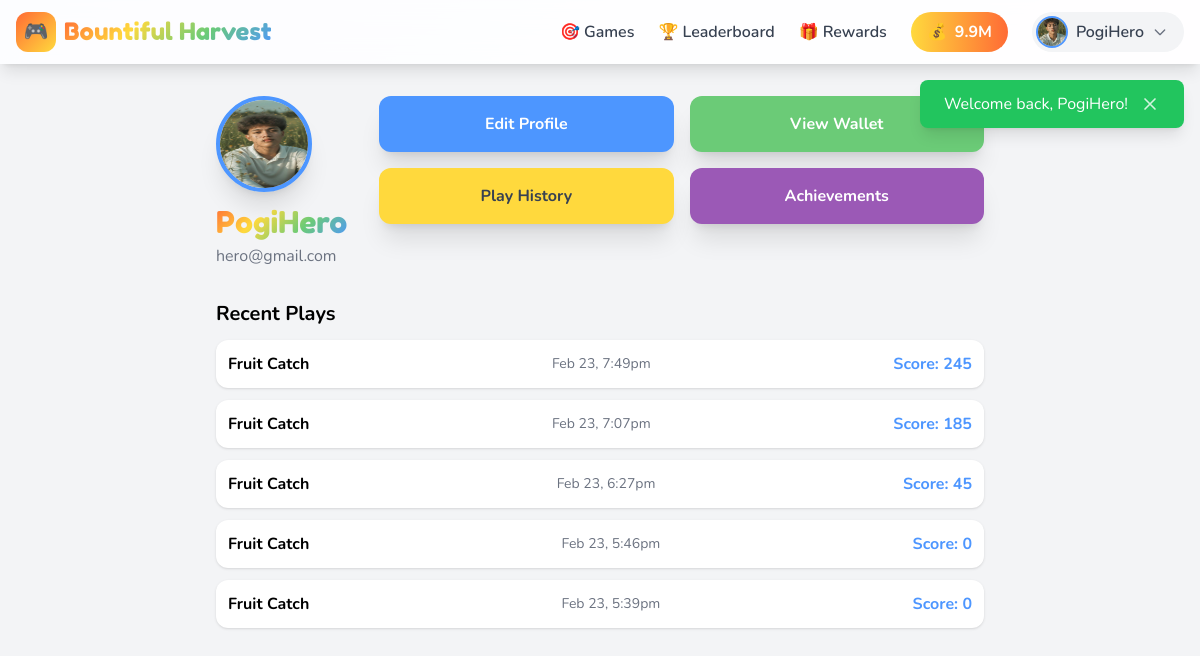
Page /profile/index.php (signed in) on the committed database.
### tables this page shows
CREATE TABLE `wallet` (
  `id` int(10) UNSIGNED NOT NULL,
  `user_id` int(10) UNSIGNED NOT NULL,
  `balance` int(10) UNSIGNED DEFAULT 0,
  `total_earned` int(10) UNSIGNED DEFAULT 0,
  `total_spent` int(10) UNSIGNED DEFAULT 0,
  `last_transaction_at` timestamp NULL DEFAULT NULL,
  `created_at` timestamp NOT NULL DEFAULT current_timestamp(),
  `updated_at` timestamp NOT NULL DEFAULT current_timestamp() ON UPDATE current_timestamp()
);

CREATE TABLE `users` (
  `id` int(10) UNSIGNED NOT NULL,
  `username` varchar(50) NOT NULL,
  `email` varchar(100) NOT NULL,
  `password` varchar(255) NOT NULL,
  `role` enum('player','admin') DEFAULT 'player',
  `avatar` varchar(255) DEFAULT 'default-avatar.png',
  `status` enum('active','banned','suspended') DEFAULT 'active',
  `email_verified_at` timestamp NULL DEFAULT NULL,
  `remember_token` varchar(100) DEFAULT NULL,
  `last_login` timestamp NULL DEFAULT NULL,
  `login_attempts` int(10) UNSIGNED DEFAULT 0,
  `locked_until` timestamp NULL DEFAULT NULL,
  `created_at` timestamp NOT NULL DEFAULT current_timestamp(),
  `updated_at` timestamp NOT NULL DEFAULT current_timestamp() ON UPDATE current_timestamp()
);

CREATE TABLE `scores` (
  `id` bigint(20) UNSIGNED NOT NULL,
  `user_id` int(10) UNSIGNED NOT NULL,
  `game_id` int(10) UNSIGNED NOT NULL,
  `score` int(10) UNSIGNED NOT NULL DEFAULT 0,
  `points_earned` int(10) UNSIGNED DEFAULT 0,
  `play_time` int(10) UNSIGNED DEFAULT 0,
  `completed` tinyint(1) DEFAULT 0,
  `game_data` longtext DEFAULT NULL CHECK (json_valid(`game_data`)),
  `ip_address` varchar(45) DEFAULT NULL,
  `user_agent` varchar(500) DEFAULT NULL,
  `session_token` varchar(64) DEFAULT NULL,
  `validated` tinyint(1) DEFAULT 0,
  `created_at` timestamp NOT NULL DEFAULT current_timestamp()
);

CREATE TABLE `games` (
  `id` int(10) UNSIGNED NOT NULL,
  `title` varchar(100) NOT NULL,
  `slug` varchar(100) NOT NULL,
  `description` text DEFAULT NULL,
  `instructions` text DEFAULT NULL,
  `thumbnail` varchar(255) NOT NULL DEFAULT 'default-game.png',
  `game_file` varchar(255) NOT NULL,
  `category` enum('action','puzzle','word','memory','quiz','arcade') DEFAULT 'arcade',
  `points_reward` int(10) UNSIGNED DEFAULT 10,
  `points_multiplier` decimal(3,2) DEFAULT 1.00,
  `difficulty` enum('easy','medium','hard') DEFAULT 'medium',
  `min_score_for_points` int(10) UNSIGNED DEFAULT 0,
  `max_plays_per_day` int(10) UNSIGNED DEFAULT 10,
  `play_count` int(10) UNSIGNED DEFAULT 0,
  `status` enum('active','inactive','maintenance') DEFAULT 'active',
  `featured` tinyint(1) DEFAULT 0,
  `sort_order` int(10) UNSIGNED DEFAULT 0,
  `created_at` timestamp NOT NULL DEFAULT current_timestamp(),
  `updated_at` timestamp NOT NULL DEFAULT current_timestamp() ON UPDATE current_timestamp()
);

### includes/functions.php (called while the page is built, shortened)
<?php
function baseUrl(string $path = ''): string {
    return rtrim(APP_URL, '/') . '/' . ltrim($path, '/');
}
function asset(string $path): string {
    return baseUrl('assets/' . ltrim($path, '/'));
}
function e(string $string): string {
    return htmlspecialchars($string, ENT_QUOTES, 'UTF-8');
}
function formatNumber(int $number): string {
    if ($number >= 1000000) {
        return round($number / 1000000, 1) . 'M';
    }
    return (string) $number;
}

### includes/auth.php (called while the page is built, shortened)
<?php
class Auth {
    private static ?array $user = null;
    public static function check(): bool {
        if (isset($_SESSION['user_id'])) {
            return true;
        }
        return false;
    }
    public static function user(): ?array {
        if (self::$user === null) {
            self::$user = Database::fetch(
                "SELECT u.*, w.balance as wallet_balance
                 FROM users u
                 LEFT JOIN wallet w ON u.id = w.user_id
                 WHERE u.id = ?",
                [$_SESSION['user_id']]
            );
        }
        return self::$user;
    }
}

### includes/database.php (called while the page is built, shortened)
<?php
class Database {
    private static ?PDO $instance = null;
    public static function getConnection(): PDO {
        if (self::$instance === null) {
            try {
                $dsn = sprintf(
                    "mysql:host=%s;dbname=%s;charset=%s",
                    DB_HOST,
                    DB_NAME,
                    DB_CHARSET
                );
                $options = [
                    PDO::ATTR_ERRMODE => PDO::ERRMODE_EXCEPTION,
                    PDO::ATTR_DEFAULT_FETCH_MODE => PDO::FETCH_ASSOC,
                    PDO::ATTR_EMULATE_PREPARES => false,
                    PDO::MYSQL_ATTR_INIT_COMMAND => "SET NAMES utf8mb4 COLLATE utf8mb4_unicode_ci"
                ];
                self::$instance = new PDO($dsn, DB_USER, DB_PASS, $options);
            } catch (PDOException $e) {
                if (APP_DEBUG) {
                    die("Database Connection Error: " . $e->getMessage());
                } else {
                    error_log("Database Connection Error: " . $e->getMessage());
                    die("A database error occurred. Please try again later.");
                }
            }
        }
        return self::$instance;
    }
    public static function db(): PDO {
        return self::getConnection();
    }
    public static function query(string $sql, array $params = []): PDOStatement {
        $stmt = self::db()->prepare($sql);
        $stmt->execute($params);
        return $stmt;
    }
    public static function fetch(string $sql, array $params = []): ?array {
        $result = self::query($sql, $params)->fetch();
        return $result ?: null;
    }
    public static function fetchAll(string $sql, array $params = []): array {
        return self::query($sql, $params)->fetchAll();
    }
}

### profile/index.php (the view, shortened to what this page needs)
<?php
require_once __DIR__.'/../includes/header.php';
$user = Auth::user();
$recentPlays = Database::fetchAll(
    "SELECT s.*, g.title as game_title FROM scores s JOIN games g ON s.game_id=g.id WHERE s.user_id=? ORDER BY s.created_at DESC LIMIT 5",
    [$user['id']]
);
?>
<div class="min-h-screen py-8 px-4 bg-gray-100">
    <div class="max-w-3xl mx-auto">
        <div class="flex flex-col md:flex-row gap-8 items-start mb-8">
            <div>
                <img src="<?= asset('images/avatars/' . ($user['avatar'] ?? 'default-avatar.png')) ?>" alt="Avatar"
                    class="w-24 h-24 rounded-full border-4 border-friv-blue shadow-xl mb-3">
                <h1 class="font-game text-3xl gradient-text mb-1"><?= e($user['username']) ?></h1>
                <p class="text-gray-500"><?= e($user['email']) ?></p>
            </div>
            <div class="grid grid-cols-2 gap-4 w-full">
                <a href="<?= baseUrl('/profile/edit.php') ?>" class="bg-friv-blue text-white rounded-xl shadow-xl p-4 text-center font-bold hover:bg-blue-600 transition-colors">Edit Profile</a>
                <a href="<?= baseUrl('/profile/wallet.php') ?>" class="bg-friv-green text-white rounded-xl shadow-xl p-4 text-center font-bold">View Wallet</a>
                <a href="<?= baseUrl('/profile/history.php') ?>" class="bg-friv-yellow text-gray-700 rounded-xl shadow-xl p-4 text-center font-bold">Play History</a>
                <a href="<?= baseUrl('/profile/achievements.php') ?>" class="bg-friv-purple text-white rounded-xl shadow-xl p-4 text-center font-bold">Achievements</a>
            </div>
        </div>
        <div class="mb-8">
            <h2 class="font-bold text-xl mb-3">Recent Plays</h2>
            <?php if (!$recentPlays): ?>
                <div class="text-gray-500 p-3">No games played yet.</div>
            <?php else: ?>
                <ul>
                <?php foreach ($recentPlays as $play): ?>
                    <li class="p-3 bg-white rounded-xl shadow mb-3 flex justify-between items-center">
                        <strong><?= e($play['game_title']) ?></strong>
                        <span class="text-gray-500 text-sm"><?= date('M d, g:ia', strtotime($play['created_at'])) ?></span>
                        <span class="text-friv-blue font-bold">Score: <?= $play['score'] ?></span>
                    </li>
                <?php endforeach; ?>
                </ul>
            <?php endif; ?>
        </div>
    </div>
</div>
<?php require_once __DIR__.'/../includes/footer.php'; ?>

### includes/navbar.php (shortened to what this page needs)
<nav class="fixed top-0 left-0 right-0 z-40 bg-white/90 backdrop-blur-md shadow-lg">
    <div class="max-w-7xl mx-auto px-4">
        <div class="flex items-center justify-between h-16">
            <a href="<?= baseUrl() ?>" class="flex items-center gap-2 group">
                <div class="w-10 h-10 bg-gradient-to-br from-friv-orange to-friv-yellow rounded-xl flex items-center justify-center transform group-hover:rotate-12 transition-transform">
                    <span class="text-white text-xl">🎮</span>
                </div>
                <span class="font-game text-2xl gradient-text hidden sm:block"><?= APP_NAME ?></span>
            </a>
            <div class="hidden md:flex items-center gap-6">
                <a href="<?= baseUrl('/games/') ?>" class="text-gray-700 hover:text-friv-orange font-semibold transition-colors flex items-center gap-1">
                    <span>🎯</span> Games
                </a>
                <a href="<?= baseUrl('/leaderboard/') ?>" class="text-gray-700 hover:text-friv-orange font-semibold transition-colors flex items-center gap-1">
                    <span>🏆</span> Leaderboard
                </a>
                <a href="<?= baseUrl('/rewards/') ?>" class="text-gray-700 hover:text-friv-orange font-semibold transition-colors flex items-center gap-1">
                    <span>🎁</span> Rewards
                </a>
                <?php if ($isLoggedIn): ?>
                    <div class="bg-gradient-to-r from-friv-yellow to-friv-orange text-white px-4 py-2 rounded-full font-bold flex items-center gap-2">
                        <span>💰</span>
                        <span id="navbar-balance"><?= formatNumber($currentUser['wallet_balance'] ?? 0) ?></span>
                    </div>
                    <div class="relative" x-data="{ open: false }">
                        <button @click="open = !open" class="flex items-center gap-2 bg-gray-100 hover:bg-gray-200 rounded-full pl-1 pr-4 py-1 transition-colors">
                            <img src="<?= asset('images/avatars/' . ($currentUser['avatar'] ?? 'default-avatar.png')) ?>"
                                 alt="Avatar"
                                 class="w-8 h-8 rounded-full object-cover border-2 border-friv-blue">
                            <span class="font-semibold text-gray-700"><?= e($currentUser['username']) ?></span>
                            <svg class="w-4 h-4 text-gray-500" fill="none" stroke="currentColor" viewBox="0 0 24 24">
                                <path stroke-linecap="round" stroke-linejoin="round" stroke-width="2" d="M19 9l-7 7-7-7"></path>
                            </svg>
                        </button>
                    </div>
                <?php endif; ?>
            </div>
        </div>
    </div>
</nav>

### includes/header.php (style rules this page uses)
body { font-family: 'Nunito', sans-serif; }
.font-game { font-family: 'Fredoka One', cursive; }
.gradient-text { background: linear-gradient(135deg, #FF6B35, #FFD93D, #6BCB77, #4D96FF); -webkit-background-clip: text; -webkit-text-fill-color: transparent; background-clip: text; }

### rows in the picture
wallet: balance "9.9M", user.avatar (picture), user.username "PogiHero", user.email "hero@gmail.com"
scores: game.title "Fruit Catch", created_at "Feb 23, 7:49pm", score "245"
scores: game.title "Fruit Catch", created_at "Feb 23, 7:07pm", score "185"
scores: game.title "Fruit Catch", created_at "Feb 23, 6:27pm", score "45"
scores: game.title "Fruit Catch", created_at "Feb 23, 5:46pm", score "0"
scores: game.title "Fruit Catch", created_at "Feb 23, 5:39pm", score "0"

### other values in the picture
APP_NAME "Bountiful Harvest"
$message "Welcome back, PogiHero!"
